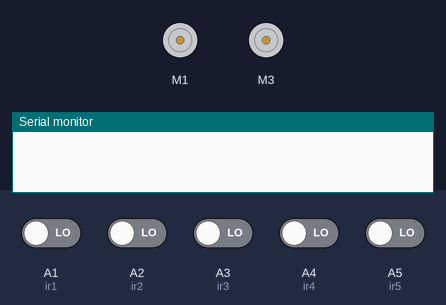
Simulated run of this sketch. Board: Arduino Uno, built with avr-gcc and run on an emulated ATmega328P. Parts: 2 × DC motor (green arrow = forward, orange = backward, longer = faster), the last lines printed to the serial monitor. The inputs (shaded band) are chosen by the test bench; at power-on: A1 (ir1), A2 (ir2), A3 (ir3), A4 (ir4), A5 (ir5) LOW.

Above: at 1.2 s.
1.3 s: A1 (ir1) driven HIGH and A2 (ir2) driven HIGH and A3 (ir3) driven HIGH and A4 (ir4) driven HIGH and A5 (ir5) driven HIGH
At 1.6 s:
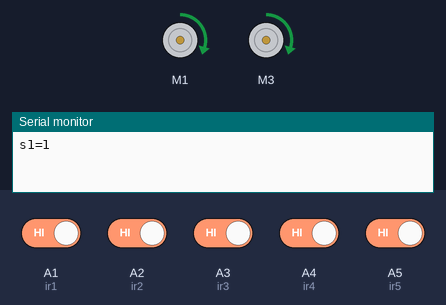
2.8 s: A2 (ir2) driven LOW
At 3.9 s:
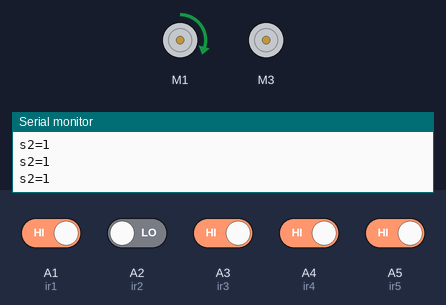
4.3 s: A2 (ir2) driven HIGH
At 5.3 s:
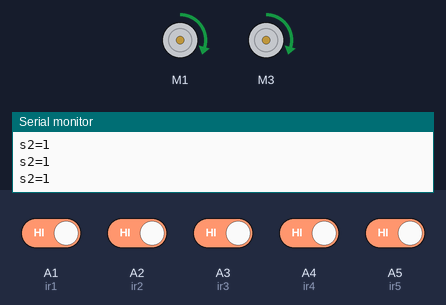
5.8 s: A4 (ir4) driven LOW
At 6.2 s:
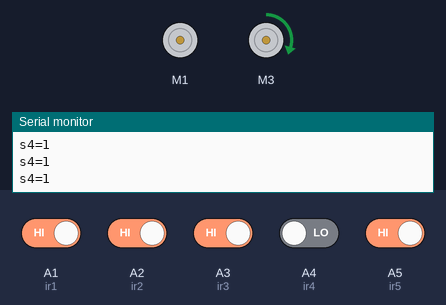
7.3 s: A4 (ir4) driven HIGH
At 8.5 s:
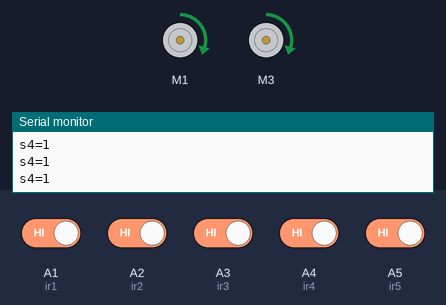
8.8 s: A5 (ir5) driven LOW
At 9.7 s:
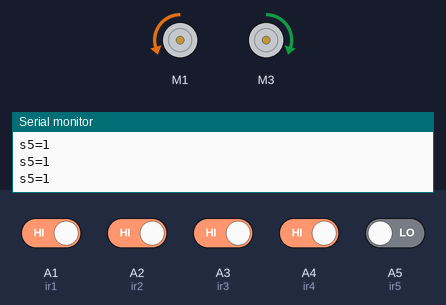
Timing chart, 0 to 11.3 s (numbered marks = the images above; inputs shaded):
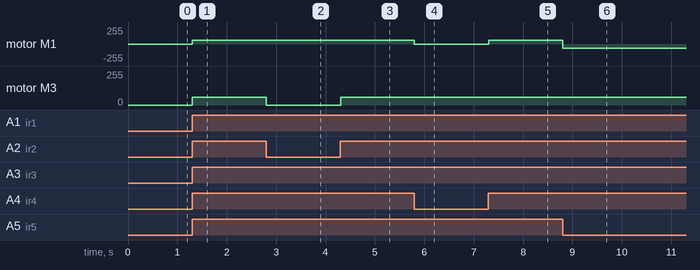

Measured:
- after the input at 1.3 s, motor M1, motor M3: stopped → forward 60/255 at once
- after the input at 2.8 s, motor M3: forward 60/255 → stopped at once
- after the input at 4.3 s, motor M3: stopped → forward 60/255 at once
- after the input at 5.8 s, motor M1: forward 60/255 → stopped at once
- after the input at 7.3 s, motor M1: stopped → forward 60/255 at once
- after the input at 8.8 s, motor M1: forward 60/255 → backward 60/255 at once

The sketch:

Ir_arm_robot_4_wheel.ino
```cpp
#include <AFMotor.h>//**********5 Channel IR Sensor Connection**********//
#define ir1 A1
#define ir2 A2
#define ir3 A3
#define ir4 A4
#define ir5 A5
//defining motors
AF_DCMotor motor1(1); // Left Side First Motor
//AF_DCMotor motor2(2); // Left Side Second Motor
AF_DCMotor motor3(3); // Right Side First Motor
//AF_DCMotor motor4(4); // RIght Side Second Motor
void setup() {
 //setting the speed of motors
 motor1.setSpeed(60);
 //motor2.setSpeed(90);
 motor3.setSpeed(60);
 //motor4.setSpeed(90);
 pinMode(ir1, INPUT);
 pinMode(ir2, INPUT);
 pinMode(ir3, INPUT);
 pinMode(ir4, INPUT);
 pinMode(ir5, INPUT);
 Serial.begin(9600);
}
void loop() {
 //Reading Sensor Values
 int s1 = digitalRead(ir1); //Left Most Sensor
 int s2 = digitalRead(ir2); //Left Sensor
 int s3 = digitalRead(ir3); //Middle Sensor
 int s4 = digitalRead(ir4); //Right Sensor
 int s5 = digitalRead(ir5); //Right Most Sensor
 //if only middle sensor detects black line
 if ((s1 == 1) && (s2 == 1) && (s3 == 0) && (s4 == 1) && (s5 == 1))
 {
 //going forward with full speed
 motor1.run(FORWARD);
 //motor2.run(FORWARD);
 motor3.run(FORWARD);
 //motor4.run(FORWARD);
 Serial.println("s3=1");
 }
 //if only left sensor detects black line
 if ((s1 == 1) && (s2 == 0) && (s3 == 1) && (s4 == 1) && (s5 == 1))
 {
 //going right with full speed
 motor1.run(FORWARD);
 //motor2.run(FORWARD);
 motor3.run(RELEASE);
 //motor4.run(RELEASE);
 Serial.println("s2=1");
 }
 //if only left most sensor detects black line
 if ((s1 == 0) && (s2 == 1) && (s3 == 1) && (s4 == 1) && (s5 == 1))
 {
 //going right with full speed
 motor1.run(FORWARD);
 //motor2.run(FORWARD);
 motor3.run(BACKWARD);
// motor4.run(BACKWARD);
 Serial.println("s1=1");
 }
 //if only right sensor detects black line
 if ((s1 == 1) && (s2 == 1) && (s3 == 1) && (s4 == 0) && (s5 == 1))
 {
 //going left with full speed
 motor1.run(RELEASE);
// motor2.run(RELEASE);
 motor3.run(FORWARD);
// motor4.run(FORWARD);
 Serial.println("s4=1");
 }
 //if only right most sensor detects black line
 if ((s1 == 1) && (s2 == 1) && (s3 == 1) && (s4 == 1) && (s5 == 0))
 {
 //going left with full speed
 motor1.run(BACKWARD);
 //motor2.run(BACKWARD);
 motor3.run(FORWARD);
 //motor4.run(FORWARD);
 Serial.println("s5=1");
 }
 //if middle and right sensor detects black line
 if ((s1 == 1) && (s2 == 1) && (s3 == 0) && (s4 == 0) && (s5 == 1))
 {

 //going left with full speed
 motor1.run(RELEASE);
// motor2.run(RELEASE);
 motor3.run(FORWARD);
 //motor4.run(FORWARD);
 }
 //if middle and left sensor detects black line
 if ((s1 == 1) && (s2 == 0) && (s3 == 0) && (s4 == 1) && (s5 == 1))
 {
 //going right with full speed
 motor1.run(FORWARD);
 //motor2.run(FORWARD);
 motor3.run(RELEASE);
 //motor4.run(RELEASE);
 }
 //if middle, left and left most sensor detects black line
 if ((s1 == 0) && (s2 == 0) && (s3 == 0) && (s4 == 1) && (s5 == 1))
 {
 //going right with full speed
 motor1.run(FORWARD);
// motor2.run(FORWARD);
 motor3.run(RELEASE);
 //motor4.run(RELEASE);
 }
 //if middle, right and right most sensor detects black line
 if ((s1 == 1) && (s2 == 1) && (s3 == 0) && (s4 == 0) && (s5 == 0))
 {
 //going left with full speed
 motor1.run(RELEASE);
 //motor2.run(RELEASE);
 motor3.run(FORWARD);
 //motor4.run(FORWARD);
 }
 //if all sensors are on a black line
 if ((s1 == 1) && (s2 == 1) && (s3 == 1) && (s4 == 1) && (s5 == 1))
 {
 //stop
 motor1.run(FORWARD);
 //motor2.run(RELEASE);
 motor3.run(FORWARD);
 //motor4.run(RELEASE);
 }
}
```
